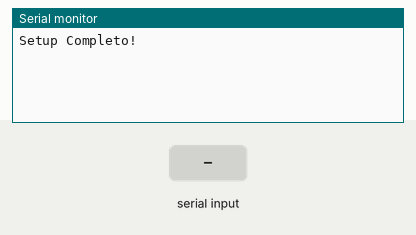
A sketch run on a simulated ESP32. Parts: the last lines printed to the serial monitor. Inputs (shaded band) come from the test bench.

Above: at 2.2 s.
2.3 s: "1" received over the second serial link
At 3.0 s:
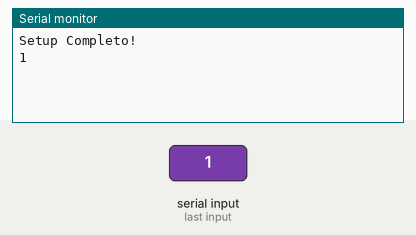
3.8 s: "0" received over the second serial link
At 4.2 s:
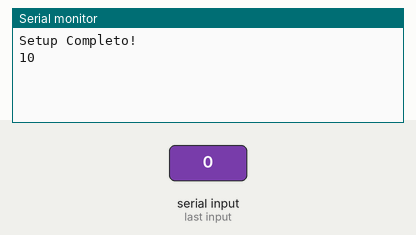

Measured:
- after the input at 2.3 s, the serial monitor: prints a new line at once (image 1)
- after the input at 3.8 s, the serial monitor: prints a new line at once (image 2)

The sketch:

TesteGSMSerial.ino
```cpp
//Porta do Arduino onde o pino TX do Módulo GSM esta conectado
//#define TX_PIN 10

//Porta do Arduino onde o pino RX do Módulo GSM esta conectado
//#define RX_PIN 11

//Cria comunicacao serial via software nas portas digitais definidas acima
//SoftwareSerial serialGSM(TX_PIN, RX_PIN);

#include <HardwareSerial.h>

HardwareSerial Serial1(1);
#define SERIAL1_RXPIN 4
#define SERIAL1_TXPIN 2
HardwareSerial Serial2(2);

void setup() {
  //Begin serial comunication with Arduino and Arduino IDE (Serial Monitor)
  Serial.begin(115200);
  while(!Serial);

  Serial1.begin(9600, SERIAL_8N1, SERIAL1_RXPIN, SERIAL1_TXPIN);

  //Inicia comunicacao serial com o GSM
//  Serial2.listen();
  Serial2.begin(115200);
  delay(1000);

  Serial.println("Setup Completo!");
}

void loop() {
  //Le as mensagens vindas do GSM para escrevê-las no monitor serial

  if(Serial2.available()){
    Serial.write(Serial2.read());
  }

  if(Serial1.available()){
    Serial.write(Serial1.read());
  }

  /*if(Serial.available()){
    Serial1.write(Serial.read());
  }*/

  //Le as mensagens vindas do monitor serial para copiá-las para o GSM
  if(Serial.available()){
    Serial2.write(Serial.read());
  }
}
```
